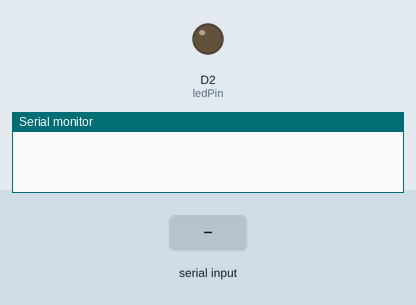
A sketch run on a simulated ESP8266 (NodeMCU). Parts: output pins drawn as LEDs (lit = HIGH), the last lines printed to the serial monitor. Inputs (shaded band) come from the test bench.

Above: at 1.2 s.
1.3 s: "1" received over Serial
At 2.1 s:
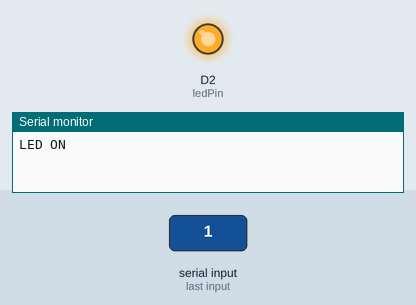
2.8 s: "0" received over Serial
At 3.3 s:
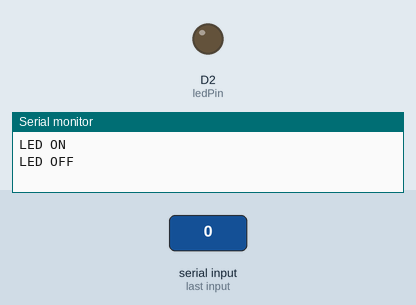
Timing chart, 0 to 5.8 s (numbered marks = the images above; inputs shaded):
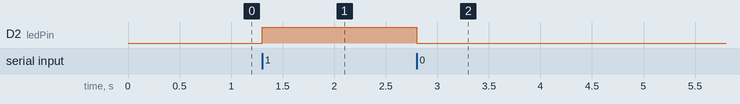

Measured:
- after the input at 1.3 s, D2 (ledPin): LOW → HIGH at once
- after the input at 2.8 s, D2 (ledPin): HIGH → LOW at once

The sketch:

Activity_No-02_Light_Control_Console.ino
```cpp
int ledPin = D2;

void setup()
{
  // Initialize serial communication
  Serial.begin(9600);

  // Set LED pin as output
  pinMode(ledPin, OUTPUT);
}


void loop() {
  if (Serial.available())
{
    char command = Serial.read(); // Check the command received from Serial Monitor
    if (command == '1')
  {
      digitalWrite(ledPin, HIGH);   // Turn on the LED
      Serial.println("LED ON");
   }
else if (command == '0') {
      digitalWrite(ledPin, LOW);    // Turn off the LED
      Serial.println("LED OFF");
    }
  }
}
```
